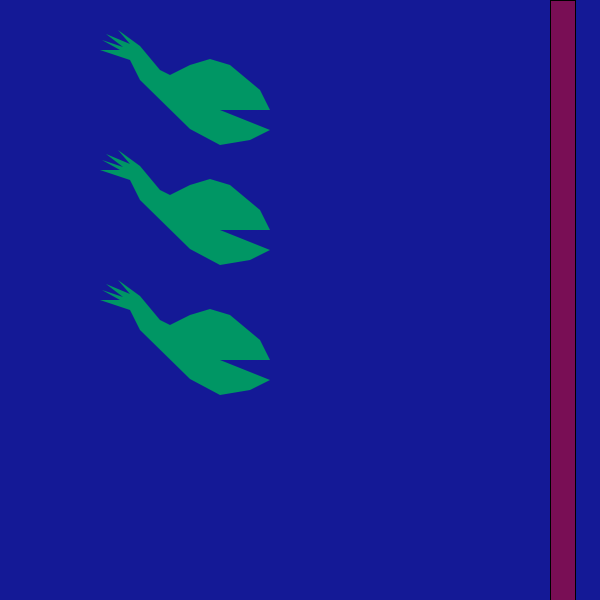
Frame 1 (no input)
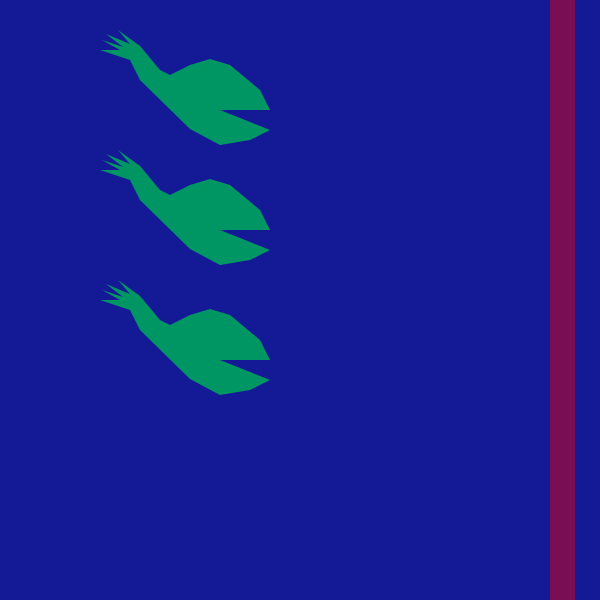
Frame 60 (the mouse pressed at the canvas centre just before this capture)
Frame 120 (the mouse held since frame 60 and released just before this capture): identical to frame 60, image omitted

The Processing sketch that drew these frames (run headless with seeded random() and noise(); from frame 60 on, the mouse is pressed at the canvas centre):

// Processing sketch: processing_137868
// ── processing_137868.pde

class Fish{
  
 float x,y;
 
 Fish(float _x,float _y){
   x = _x;
   y = _y;
 }
 
 void display(){
   drawFish(x+0, y+0);
 }
 
 void race(){
   x = x + (random(0,10));
   drawFish(x,y);
 }
 
 void drawFish(float x, float y){
   noStroke();
   beginShape();
  vertex(x,y);
   vertex(x + 20, y);
   vertex(x + 2, y - 10);
   vertex(x + 23, y - 3);
   vertex(x + 6, y - 16);
   vertex(x + 30, y - 6);
   vertex(x + 18, y - 20);
   vertex(x + 40, y - 4);
   vertex(x + 60, y + 20);
   vertex(x + 70, y + 25);
   vertex(x + 90, y + 15);
   vertex(x + 110, y + 9);
   vertex(x + 130, y + 15);
   vertex(x + 160, y + 40);
   vertex(x + 170, y + 60);
   vertex(x + 120, y + 60);
   vertex(x + 170, y + 80);
  vertex(x + 150, y + 90);
  vertex(x + 120, y + 95);
  vertex(x + 90, y + 79);
  vertex(x + 40, y + 30);
  vertex(x+ 30, y + 10);
   endShape(CLOSE);
 }
}

Fish myFish;
Fish otherFish;
Fish lastFish;

void setup(){
  size ( 600, 600);

  myFish = new Fish(100,50);
  otherFish = new Fish(100, 170);
  lastFish = new Fish(100, 300);
}

void draw(){
    background(20, 25, 150);
    fill(255, 0, 0, 110);
    rect(550, 0, 25, 600);
    fill(0, 150, 100);
  myFish.display();
  otherFish.display();
  lastFish.display();
  if (keyPressed){
    myFish.race();
    otherFish.race();
    lastFish.race();
  }
}
  
